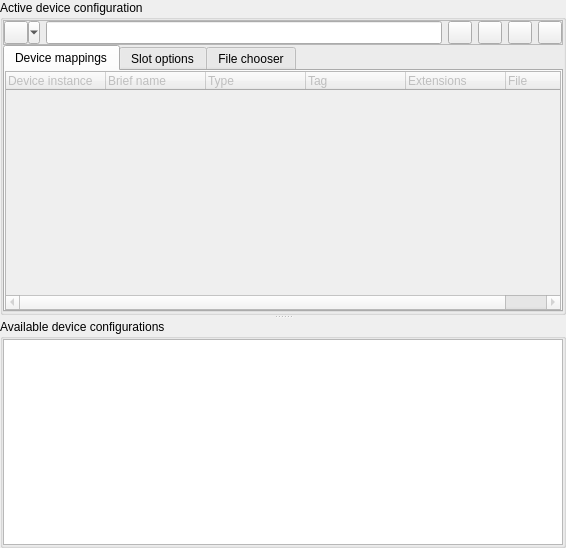
<?xml version="1.0" encoding="UTF-8"?>
<ui version="4.0">
 <author>R. Reucher</author>
 <class>MESSDeviceConfigurator</class>
 <widget class="QWidget" name="MESSDeviceConfigurator">
  <property name="geometry">
   <rect>
    <x>0</x>
    <y>0</y>
    <width>566</width>
    <height>548</height>
   </rect>
  </property>
  <property name="windowTitle">
   <string>MESS device configuration</string>
  </property>
  <layout class="QGridLayout" name="gridLayout">
   <property name="margin">
    <number>0</number>
   </property>
   <property name="spacing">
    <number>0</number>
   </property>
   <item row="0" column="0">
    <widget class="QSplitter" name="vSplitter">
     <property name="orientation">
      <enum>Qt::Vertical</enum>
     </property>
     <widget class="QGroupBox" name="groupBoxActiveDeviceConfiguration">
      <property name="sizePolicy">
       <sizepolicy hsizetype="Ignored" vsizetype="Ignored">
        <horstretch>0</horstretch>
        <verstretch>0</verstretch>
       </sizepolicy>
      </property>
      <property name="title">
       <string>Active device configuration</string>
      </property>
      <layout class="QGridLayout" name="gridLayoutActiveDeviceConfigs">
       <property name="margin">
        <number>0</number>
       </property>
       <property name="spacing">
        <number>0</number>
       </property>
       <item row="0" column="0">
        <widget class="QFrame" name="frameConfiguration">
         <property name="sizePolicy">
          <sizepolicy hsizetype="Expanding" vsizetype="Preferred">
           <horstretch>0</horstretch>
           <verstretch>0</verstretch>
          </sizepolicy>
         </property>
         <property name="frameShape">
          <enum>QFrame::StyledPanel</enum>
         </property>
         <property name="frameShadow">
          <enum>QFrame::Raised</enum>
         </property>
         <layout class="QGridLayout" name="gridLayoutFrameConfiguration" columnstretch="0,1,0,0,0,0">
          <property name="margin">
           <number>0</number>
          </property>
          <item row="0" column="0">
           <widget class="QToolButton" name="toolButtonConfiguration">
            <property name="sizePolicy">
             <sizepolicy hsizetype="Minimum" vsizetype="Minimum">
              <horstretch>0</horstretch>
              <verstretch>0</verstretch>
             </sizepolicy>
            </property>
            <property name="toolTip">
             <string>Device configuration menu</string>
            </property>
            <property name="statusTip">
             <string>Device configuration menu</string>
            </property>
            <property name="icon">
             <iconset resource="qmc2.qrc">
              <normaloff>:/data/img/work.png</normaloff>:/data/img/work.png</iconset>
            </property>
            <property name="popupMode">
             <enum>QToolButton::MenuButtonPopup</enum>
            </property>
            <property name="toolButtonStyle">
             <enum>Qt::ToolButtonIconOnly</enum>
            </property>
           </widget>
          </item>
          <item row="0" column="1">
           <widget class="QLineEdit" name="lineEditConfigurationName">
            <property name="sizePolicy">
             <sizepolicy hsizetype="Expanding" vsizetype="Minimum">
              <horstretch>0</horstretch>
              <verstretch>0</verstretch>
             </sizepolicy>
            </property>
            <property name="toolTip">
             <string>Name of device configuration</string>
            </property>
            <property name="statusTip">
             <string>Name of device configuration</string>
            </property>
           </widget>
          </item>
          <item row="0" column="2">
           <widget class="QToolButton" name="toolButtonNewConfiguration">
            <property name="sizePolicy">
             <sizepolicy hsizetype="Fixed" vsizetype="Minimum">
              <horstretch>0</horstretch>
              <verstretch>0</verstretch>
             </sizepolicy>
            </property>
            <property name="toolTip">
             <string>Create a new device configuration</string>
            </property>
            <property name="statusTip">
             <string>Create a new device configuration</string>
            </property>
            <property name="text">
             <string/>
            </property>
            <property name="icon">
             <iconset resource="qmc2.qrc">
              <normaloff>:/data/img/filenew.png</normaloff>:/data/img/filenew.png</iconset>
            </property>
           </widget>
          </item>
          <item row="0" column="3">
           <widget class="QToolButton" name="toolButtonCloneConfiguration">
            <property name="sizePolicy">
             <sizepolicy hsizetype="Fixed" vsizetype="Minimum">
              <horstretch>0</horstretch>
              <verstretch>0</verstretch>
             </sizepolicy>
            </property>
            <property name="toolTip">
             <string>Clone current device configuration</string>
            </property>
            <property name="statusTip">
             <string>Clone current device configuration</string>
            </property>
            <property name="text">
             <string/>
            </property>
            <property name="icon">
             <iconset resource="qmc2.qrc">
              <normaloff>:/data/img/editcopy.png</normaloff>:/data/img/editcopy.png</iconset>
            </property>
           </widget>
          </item>
          <item row="0" column="4">
           <widget class="QToolButton" name="toolButtonRemoveConfiguration">
            <property name="sizePolicy">
             <sizepolicy hsizetype="Fixed" vsizetype="Minimum">
              <horstretch>0</horstretch>
              <verstretch>0</verstretch>
             </sizepolicy>
            </property>
            <property name="toolTip">
             <string>Remove current device configuration from list of available configurations</string>
            </property>
            <property name="statusTip">
             <string>Remove current device configuration from list of available configurations</string>
            </property>
            <property name="text">
             <string/>
            </property>
            <property name="icon">
             <iconset resource="qmc2.qrc">
              <normaloff>:/data/img/editdelete.png</normaloff>:/data/img/editdelete.png</iconset>
            </property>
           </widget>
          </item>
          <item row="0" column="5">
           <widget class="QToolButton" name="toolButtonSaveConfiguration">
            <property name="sizePolicy">
             <sizepolicy hsizetype="Fixed" vsizetype="Minimum">
              <horstretch>0</horstretch>
              <verstretch>0</verstretch>
             </sizepolicy>
            </property>
            <property name="toolTip">
             <string>Save current device configuration to list of available configurations</string>
            </property>
            <property name="statusTip">
             <string>Save current device configuration to list of available configurations</string>
            </property>
            <property name="text">
             <string/>
            </property>
            <property name="icon">
             <iconset resource="qmc2.qrc">
              <normaloff>:/data/img/filesaveas.png</normaloff>:/data/img/filesaveas.png</iconset>
            </property>
           </widget>
          </item>
         </layout>
        </widget>
       </item>
       <item row="1" column="0">
        <widget class="QTabWidget" name="tabWidgetDeviceSetup">
         <property name="currentIndex">
          <number>0</number>
         </property>
         <widget class="QWidget" name="tabDeviceMap">
          <attribute name="title">
           <string>Device mappings</string>
          </attribute>
          <layout class="QGridLayout" name="gridLayoutDeviceMap">
           <property name="margin">
            <number>0</number>
           </property>
           <item row="0" column="0">
            <widget class="QTreeWidget" name="treeWidgetDeviceSetup">
             <property name="enabled">
              <bool>false</bool>
             </property>
             <property name="sizePolicy">
              <sizepolicy hsizetype="Expanding" vsizetype="MinimumExpanding">
               <horstretch>0</horstretch>
               <verstretch>0</verstretch>
              </sizepolicy>
             </property>
             <property name="contextMenuPolicy">
              <enum>Qt::CustomContextMenu</enum>
             </property>
             <property name="toolTip">
              <string>Device setup of current configuration</string>
             </property>
             <property name="statusTip">
              <string>Device setup of current configuration</string>
             </property>
             <property name="alternatingRowColors">
              <bool>true</bool>
             </property>
             <property name="rootIsDecorated">
              <bool>false</bool>
             </property>
             <property name="uniformRowHeights">
              <bool>true</bool>
             </property>
             <column>
              <property name="text">
               <string>Device instance</string>
              </property>
             </column>
             <column>
              <property name="text">
               <string>Brief name</string>
              </property>
             </column>
             <column>
              <property name="text">
               <string>Type</string>
              </property>
             </column>
             <column>
              <property name="text">
               <string>Tag</string>
              </property>
             </column>
             <column>
              <property name="text">
               <string>Extensions</string>
              </property>
             </column>
             <column>
              <property name="text">
               <string>File</string>
              </property>
             </column>
            </widget>
           </item>
          </layout>
         </widget>
         <widget class="QWidget" name="tabSlotOptions">
          <attribute name="title">
           <string>Slot options</string>
          </attribute>
          <layout class="QGridLayout" name="gridLayoutSlotOptions">
           <property name="margin">
            <number>0</number>
           </property>
           <item row="0" column="0">
            <widget class="QTreeWidget" name="treeWidgetSlotOptions">
             <property name="enabled">
              <bool>false</bool>
             </property>
             <property name="sizePolicy">
              <sizepolicy hsizetype="Expanding" vsizetype="MinimumExpanding">
               <horstretch>0</horstretch>
               <verstretch>0</verstretch>
              </sizepolicy>
             </property>
             <property name="contextMenuPolicy">
              <enum>Qt::CustomContextMenu</enum>
             </property>
             <property name="toolTip">
              <string>Available slot options</string>
             </property>
             <property name="statusTip">
              <string>Available slot options</string>
             </property>
             <property name="alternatingRowColors">
              <bool>true</bool>
             </property>
             <property name="rootIsDecorated">
              <bool>false</bool>
             </property>
             <property name="uniformRowHeights">
              <bool>true</bool>
             </property>
             <column>
              <property name="text">
               <string>Slot</string>
              </property>
             </column>
             <column>
              <property name="text">
               <string>Option</string>
              </property>
             </column>
            </widget>
           </item>
          </layout>
         </widget>
         <widget class="QWidget" name="tabFileChooser">
          <attribute name="title">
           <string>File chooser</string>
          </attribute>
          <layout class="QGridLayout" name="gridLayoutFileChooser">
           <property name="margin">
            <number>0</number>
           </property>
           <property name="spacing">
            <number>0</number>
           </property>
           <item row="0" column="0">
            <widget class="QFrame" name="frameFileChooser">
             <property name="sizePolicy">
              <sizepolicy hsizetype="Preferred" vsizetype="Maximum">
               <horstretch>0</horstretch>
               <verstretch>0</verstretch>
              </sizepolicy>
             </property>
             <property name="frameShape">
              <enum>QFrame::StyledPanel</enum>
             </property>
             <property name="frameShadow">
              <enum>QFrame::Raised</enum>
             </property>
             <layout class="QHBoxLayout" name="horizontalLayoutFrameFileChooser">
              <property name="topMargin">
               <number>0</number>
              </property>
              <property name="rightMargin">
               <number>0</number>
              </property>
              <property name="bottomMargin">
               <number>0</number>
              </property>
              <item>
               <widget class="QLabel" name="labelDeviceInstanceChooser">
                <property name="text">
                 <string>Device instance</string>
                </property>
               </widget>
              </item>
              <item>
               <widget class="QComboBox" name="comboBoxDeviceInstanceChooser">
                <property name="sizePolicy">
                 <sizepolicy hsizetype="MinimumExpanding" vsizetype="Minimum">
                  <horstretch>0</horstretch>
                  <verstretch>0</verstretch>
                 </sizepolicy>
                </property>
                <property name="toolTip">
                 <string>Select the device instance the file is mapped to</string>
                </property>
                <property name="statusTip">
                 <string>Select the device instance the file is mapped to</string>
                </property>
               </widget>
              </item>
              <item>
               <widget class="QCheckBox" name="checkBoxChooserFilter">
                <property name="toolTip">
                 <string>Filter files by allowed extensions for the current device instance</string>
                </property>
                <property name="statusTip">
                 <string>Filter files by allowed extensions for the current device instance</string>
                </property>
                <property name="text">
                 <string>Filter</string>
                </property>
               </widget>
              </item>
              <item>
               <spacer name="horizontalSpacer">
                <property name="orientation">
                 <enum>Qt::Horizontal</enum>
                </property>
                <property name="sizeHint" stdset="0">
                 <size>
                  <width>40</width>
                  <height>20</height>
                 </size>
                </property>
               </spacer>
              </item>
              <item>
               <widget class="QLCDNumber" name="lcdNumberFileCounter">
                <property name="toolTip">
                 <string>Number of files scanned</string>
                </property>
                <property name="statusTip">
                 <string>Number of files scanned</string>
                </property>
                <property name="frameShape">
                 <enum>QFrame::NoFrame</enum>
                </property>
                <property name="numDigits">
                 <number>6</number>
                </property>
                <property name="digitCount">
                 <number>6</number>
                </property>
                <property name="segmentStyle">
                 <enum>QLCDNumber::Outline</enum>
                </property>
               </widget>
              </item>
              <item>
               <widget class="QToolButton" name="toolButtonChooserPlay">
                <property name="sizePolicy">
                 <sizepolicy hsizetype="Fixed" vsizetype="Minimum">
                  <horstretch>0</horstretch>
                  <verstretch>0</verstretch>
                 </sizepolicy>
                </property>
                <property name="toolTip">
                 <string>Play the selected configuration</string>
                </property>
                <property name="statusTip">
                 <string>Play the selected configuration</string>
                </property>
                <property name="icon">
                 <iconset resource="qmc2.qrc">
                  <normaloff>:/data/img/launch.png</normaloff>:/data/img/launch.png</iconset>
                </property>
               </widget>
              </item>
              <item>
               <widget class="QToolButton" name="toolButtonChooserPlayEmbedded">
                <property name="sizePolicy">
                 <sizepolicy hsizetype="Fixed" vsizetype="Minimum">
                  <horstretch>0</horstretch>
                  <verstretch>0</verstretch>
                 </sizepolicy>
                </property>
                <property name="toolTip">
                 <string>Play the selected configuration (embedded)</string>
                </property>
                <property name="statusTip">
                 <string>Play the selected configuration (embedded)</string>
                </property>
                <property name="icon">
                 <iconset resource="qmc2.qrc">
                  <normaloff>:/data/img/embed.png</normaloff>:/data/img/embed.png</iconset>
                </property>
               </widget>
              </item>
             </layout>
            </widget>
           </item>
           <item row="1" column="0">
            <widget class="QSplitter" name="splitterFileChooser">
             <property name="orientation">
              <enum>Qt::Horizontal</enum>
             </property>
             <widget class="QTreeView" name="treeViewDirChooser">
              <property name="contextMenuPolicy">
               <enum>Qt::CustomContextMenu</enum>
              </property>
              <property name="toolTip">
               <string>Choose directory</string>
              </property>
              <property name="statusTip">
               <string>Choose directory</string>
              </property>
              <property name="rootIsDecorated">
               <bool>false</bool>
              </property>
              <property name="uniformRowHeights">
               <bool>true</bool>
              </property>
             </widget>
             <widget class="QListView" name="listViewFileChooser">
              <property name="contextMenuPolicy">
               <enum>Qt::CustomContextMenu</enum>
              </property>
              <property name="toolTip">
               <string>Choose a file to map</string>
              </property>
              <property name="statusTip">
               <string>Choose a file to map</string>
              </property>
             </widget>
            </widget>
           </item>
          </layout>
         </widget>
        </widget>
       </item>
      </layout>
     </widget>
     <widget class="QGroupBox" name="groupBoxAvailableDeviceConfigurations">
      <property name="sizePolicy">
       <sizepolicy hsizetype="Ignored" vsizetype="Ignored">
        <horstretch>0</horstretch>
        <verstretch>0</verstretch>
       </sizepolicy>
      </property>
      <property name="title">
       <string>Available device configurations</string>
      </property>
      <layout class="QGridLayout" name="gridLayoutAvailableDeviceConfigs">
       <property name="margin">
        <number>0</number>
       </property>
       <item row="0" column="0">
        <widget class="QListWidget" name="listWidgetDeviceConfigurations">
         <property name="contextMenuPolicy">
          <enum>Qt::CustomContextMenu</enum>
         </property>
         <property name="toolTip">
          <string>List of available device configurations</string>
         </property>
         <property name="statusTip">
          <string>List of available device configurations</string>
         </property>
         <property name="sortingEnabled">
          <bool>true</bool>
         </property>
        </widget>
       </item>
      </layout>
     </widget>
    </widget>
   </item>
  </layout>
 </widget>
 <layoutdefault spacing="6" margin="6"/>
 <tabstops>
  <tabstop>lineEditConfigurationName</tabstop>
  <tabstop>toolButtonNewConfiguration</tabstop>
  <tabstop>toolButtonCloneConfiguration</tabstop>
  <tabstop>toolButtonRemoveConfiguration</tabstop>
  <tabstop>toolButtonSaveConfiguration</tabstop>
  <tabstop>tabWidgetDeviceSetup</tabstop>
  <tabstop>toolButtonConfiguration</tabstop>
  <tabstop>treeWidgetDeviceSetup</tabstop>
  <tabstop>treeWidgetSlotOptions</tabstop>
  <tabstop>comboBoxDeviceInstanceChooser</tabstop>
  <tabstop>checkBoxChooserFilter</tabstop>
  <tabstop>toolButtonChooserPlay</tabstop>
  <tabstop>toolButtonChooserPlayEmbedded</tabstop>
  <tabstop>treeViewDirChooser</tabstop>
  <tabstop>listViewFileChooser</tabstop>
  <tabstop>listWidgetDeviceConfigurations</tabstop>
 </tabstops>
 <resources>
  <include location="qmc2.qrc"/>
 </resources>
 <connections>
  <connection>
   <sender>toolButtonConfiguration</sender>
   <signal>clicked()</signal>
   <receiver>toolButtonConfiguration</receiver>
   <slot>showMenu()</slot>
   <hints>
    <hint type="sourcelabel">
     <x>21</x>
     <y>44</y>
    </hint>
    <hint type="destinationlabel">
     <x>28</x>
     <y>38</y>
    </hint>
   </hints>
  </connection>
 </connections>
</ui>
